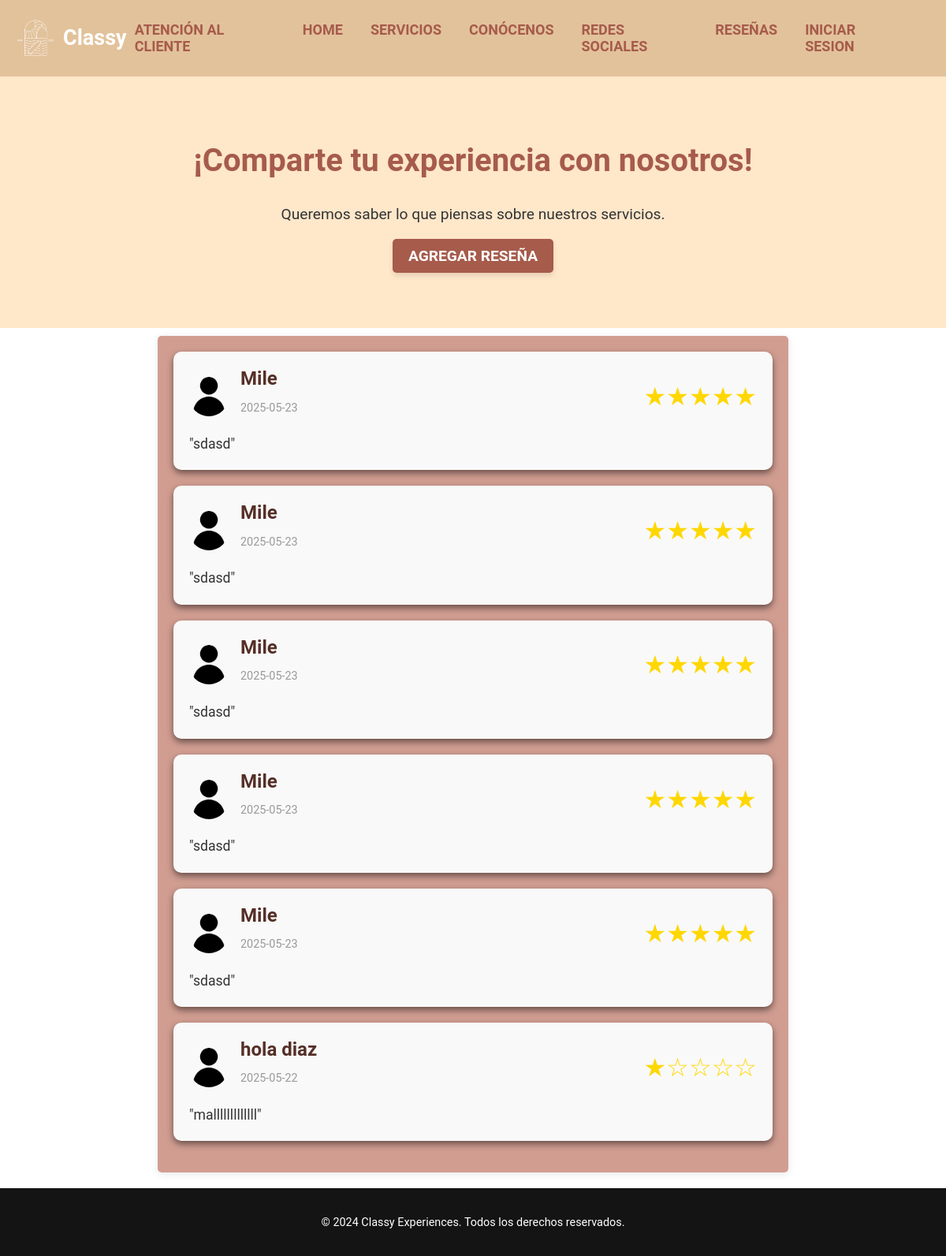
/View/reseñas/resenas.php, run on the app's committed database.
### tables this page shows
CREATE TABLE `resenas_usuarios` (
  `id` int(11) NOT NULL,
  `nombre` varchar(100) NOT NULL,
  `comentario` text NOT NULL,
  `puntuacion` int(11) NOT NULL,
  `fecha` date NOT NULL DEFAULT curdate()
);

### Model/CRUD/crudReseñas.php (called while the page is built, shortened)
<?php
require_once __DIR__ . '/../Entity/Reseña.php';
class crudReseñas {
  public function obtenerReseñas() {
        $conn = Conexion::conectar();
        $resultado = $conn->query("SELECT * FROM resenas_usuarios ORDER BY fecha DESC");
        $reseñas = [];
        while ($row = $resultado->fetch_assoc()) {
            $resena = new \Reseña();
            $resena->setId($row['id']);
            $resena->setNombre($row['nombre']);
            $resena->setComentario($row['comentario']);
            $resena->setPuntuacion($row['puntuacion']);
            $resena->setFecha($row['fecha']);
            $reseñas[] = $resena;
        }
        return $reseñas;
    }
}
?>

### Model/Entity/Reseña.php (called while the page is built, shortened)
<?php
class Reseña
{
    private $nombre;
    private $comentario;
    private $puntuacion;
    private $fecha;
    public function getNombre()
    {
        return $this->nombre;
    }
    public function setNombre($nombre)
    {
        $this->nombre = $nombre;
    }
    public function getComentario()
    {
        return $this->comentario;
    }
    public function setComentario($comentario)
    {
        $this->comentario = $comentario;
    }
    public function getPuntuacion()
    {
        return $this->puntuacion;
    }
    public function setPuntuacion($puntuacion)
    {
        $this->puntuacion = $puntuacion;
    }
    public function getFecha()
    {
        return $this->fecha;
    }
    public function setFecha($fecha)
    {
        $this->fecha = $fecha;
    }
}

### View/reseñas/resenas.php (the view, shortened to what this page needs)
<?php
require_once '../../Model/CRUD/crudReseñas.php';
$usuarioActivo = isset($_SESSION['id']);
?>
<!DOCTYPE html>
<html lang="en">
<head>
    <link rel="stylesheet" href="../../Css/resenas.css">
</head>
<body>
    <header>
        <a class="logo" href="../index.php">
            <img src="../../img/classy.png" alt="logo">
            <h2 class="nombredelaempresa">Classy</h2>
        </a>
        <nav>
            <a href="../../View/atencionCliente/contacto.php">Atención al cliente</a>
            <a href="../../View/index.php">Home</a>
            <a href="../../View/servicios.php">Servicios</a>
            <a href="../../View/conocenos.php">Conócenos</a>
            <a href="../../View/redes.php">Redes Sociales</a>
            <a href="../../View/reseñas/resenas.php">Reseñas</a>
            <?php if (!$usuarioActivo): ?>
                <a href="../../View/login/login.php">Iniciar Sesion</a>
            <?php else: ?>
                <a href="../../Controller/LogoutController.php" title="Cerrar sesión">
                    <i class="fas fa-sign-out-alt"></i>
                </a>
            <?php endif; ?>
            <a href="../../view/login/perfil.php" title="Perfil">
            </a>
        </nav>
    </header>
    <main>
        <section class="inicio">
            <h1>¡Comparte tu experiencia con nosotros!</h1>
            <p>Queremos saber lo que piensas sobre nuestros servicios.</p>
            <div class="reseñar-boton">
                <?php if (!$usuarioActivo): ?>
                    <a href="../login/login.php">Agregar Reseña</a>
                <?php else: ?>
                    <a href="resenar.php">Agregar Reseña</a>
                <?php endif; ?>
            </div>
        </section>
        <section class="contenido">
            <?php
            $crudResenas = new crudReseñas();
            $reseñas = $crudResenas->obtenerReseñas();
            foreach ($reseñas as $resena):
            ?>
                <div class="resena">
                    <div class="resena-header">
                        <img src="../../img/avatar.png" alt="Avatar" class="avatar">
                        <div>
                            <h3><?= htmlspecialchars($resena->getNombre()) ?></h3>
                            <p class="fecha"><?= htmlspecialchars($resena->getFecha()) ?></p>
                        </div>
                        <div class="estrellas">
                            <?php
                            for ($i = 1; $i <= 5; $i++) {
                                echo $i <= $resena->getPuntuacion() ? "&#9733;" : "&#9734;";
                            }
                            ?>
                        </div>
                    </div>
                    <p class="comentario"><?= htmlspecialchars('"' . $resena->getComentario() . '"') ?></p>
                </div>
            <?php endforeach; ?>
        </section>
    </main>
    <footer>
        <div class="container">
            <p>&copy; 2024 Classy Experiences. Todos los derechos reservados.</p>
        </div>
    </footer>
</body>
</html>

### Css/resenas.css (style rules this page uses)
* { box-sizing: border-box; }
html { scroll-behavior: smooth; }
body { font-family: 'roboto', sans-serif; margin: 0px; }
h1 { font-size: 3.5em; }
h2 { font-size: 2.7em; }
h3 { font-size: 2em; }
p { font-size: 1.25em; }
a { text-decoration: none; }
.container { max-width: 1400px; margin: auto; }
header { width: 100%; min-height: 70px; display: flex; background-color: #E2C29B; justify-content: space-between; align-items: center; padding: 10px; box-shadow: 2px 2px 10px rgba(0, 0, 0, 0.5); }
header .logo { display: flex; align-items: center; font-size: 10px; padding-left: 0px 10px 0px 10px; color: white }
.logo img { height: 70px; margin-right: 0px; }
nav { display: flex; gap: 15px; }
nav a { font-weight: 600; padding: 10px; color: #A65B4B; text-decoration: none; transition: transform 0.3s ease, color 0.3s ease; display: inline-block; font-size: 18px; text-transform: uppercase; }
.inicio { text-align: center; padding: 50px 20px; background-color: #ffe7ca; }
.inicio h1 { font-size: 2.5em; color: #A65B4B; }
.inicio p { font-size: 1.2em; margin-top: 10px; color: #333; }
.reseñar-boton { display: flex; justify-content: center; margin: 20px auto; text-align: center; }
.reseñar-boton a { display: inline-block; font-size: 1.2em; font-weight: bold; color: white; background-color: #A65B4B; padding: 10px 20px; border-radius: 5px; text-transform: uppercase; text-decoration: none; box-shadow: 0 4px 6px rgba(0, 0, 0, 0.1); transition: background-color 0.3s, transform 0.2s ease; }
.contenido { max-width: 800px; margin: 10px auto; padding: 20px; background-color: #d19d91; box-shadow: 0 2px 10px rgba(0, 0, 0, 0.1); border-radius: 5px; }
.resena { background-color: #f9f9f9; border-radius: 10px; padding: 20px; margin-bottom: 20px; box-shadow: 0 4px 8px rgba(0, 0, 0, 0.5); transition: transform 0.2s, box-shadow 0.2s; }
.resena-header { display: flex; align-items: center; justify-content: space-between; margin-bottom: 10px; }
.resena-header img.avatar { height: 50px; width: 50px; border-radius: 50%; margin-right: 15px; object-fit: cover; }
.resena-header div { flex-grow: 1; }
.resena-header h3 { font-size: 1.5em; color: #552f27; margin: 0; }
.resena-header .fecha { font-size: 0.9em; color: #999; }
.estrellas { color: #FFD700; font-size: 2.0em; text-align: right; }
.comentario { font-size: 1.1em; color: #333; line-height: 1.5; margin: 0; margin-top: 10px; }
footer { background-color: #141414; color: white; text-align: center; padding: 20px; margin-top: 20px; }
footer p { font-size: 0.9em; }

### data on the page
resenas_usuarios: nombre "Mile", fecha "2025-05-23", comentario "\"sdasd\""
resenas_usuarios: nombre "Mile", fecha "2025-05-23", comentario "\"sdasd\""
resenas_usuarios: nombre "Mile", fecha "2025-05-23", comentario "\"sdasd\""
resenas_usuarios: nombre "Mile", fecha "2025-05-23", comentario "\"sdasd\""
resenas_usuarios: nombre "Mile", fecha "2025-05-23", comentario "\"sdasd\""
resenas_usuarios: nombre "hola diaz", fecha "2025-05-22", puntuacion 1 (drawn), comentario "\"malllllllllllll\""
